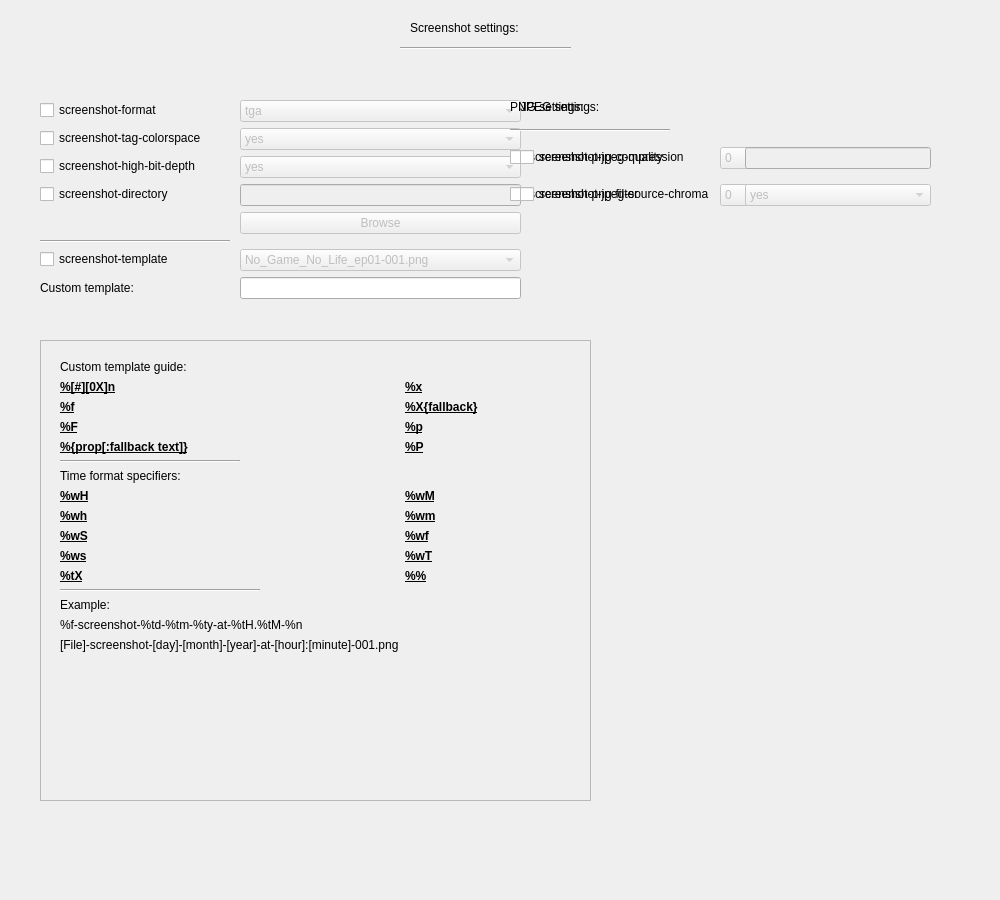
<?xml version="1.0" encoding="UTF-8"?>
<ui version="4.0">
 <class>tabScreenshot</class>
 <widget class="QWidget" name="tabScreenshot">
  <property name="geometry">
   <rect>
    <x>0</x>
    <y>0</y>
    <width>1000</width>
    <height>900</height>
   </rect>
  </property>
  <property name="windowTitle">
   <string>Form</string>
  </property>
  <widget class="QLabel" name="label_screenshot_settings">
   <property name="geometry">
    <rect>
     <x>410</x>
     <y>20</y>
     <width>131</width>
     <height>16</height>
    </rect>
   </property>
   <property name="text">
    <string>Screenshot settings:</string>
   </property>
  </widget>
  <widget class="Line" name="line">
   <property name="geometry">
    <rect>
     <x>400</x>
     <y>40</y>
     <width>171</width>
     <height>16</height>
    </rect>
   </property>
   <property name="orientation">
    <enum>Qt::Horizontal</enum>
   </property>
  </widget>
  <widget class="QWidget" name="formLayoutWidget">
   <property name="geometry">
    <rect>
     <x>40</x>
     <y>90</y>
     <width>481</width>
     <height>241</height>
    </rect>
   </property>
   <layout class="QFormLayout" name="general_screenshot_settings">
    <property name="labelAlignment">
     <set>Qt::AlignLeading|Qt::AlignLeft|Qt::AlignVCenter</set>
    </property>
    <property name="horizontalSpacing">
     <number>10</number>
    </property>
    <property name="verticalSpacing">
     <number>-1</number>
    </property>
    <property name="topMargin">
     <number>10</number>
    </property>
    <item row="0" column="0">
     <widget class="QCheckBox" name="box_screenshot_format">
      <property name="text">
       <string>screenshot-format</string>
      </property>
     </widget>
    </item>
    <item row="0" column="1">
     <widget class="QComboBox" name="comboBox_screenshot_format">
      <property name="enabled">
       <bool>false</bool>
      </property>
      <item>
       <property name="text">
        <string>tga</string>
       </property>
      </item>
      <item>
       <property name="text">
        <string>png</string>
       </property>
      </item>
      <item>
       <property name="text">
        <string>ppm</string>
       </property>
      </item>
      <item>
       <property name="text">
        <string>pgm</string>
       </property>
      </item>
      <item>
       <property name="text">
        <string>pgmyuv</string>
       </property>
      </item>
      <item>
       <property name="text">
        <string>jpg</string>
       </property>
      </item>
     </widget>
    </item>
    <item row="1" column="0">
     <widget class="QCheckBox" name="box_screenshot_tag_colorspace">
      <property name="text">
       <string>screenshot-tag-colorspace</string>
      </property>
     </widget>
    </item>
    <item row="1" column="1">
     <widget class="QComboBox" name="comboBox_screenshot_tag_colorspace">
      <property name="enabled">
       <bool>false</bool>
      </property>
      <item>
       <property name="text">
        <string>yes</string>
       </property>
      </item>
      <item>
       <property name="text">
        <string>no</string>
       </property>
      </item>
     </widget>
    </item>
    <item row="2" column="0">
     <widget class="QCheckBox" name="box_screenshot_high_bit_depth">
      <property name="text">
       <string>screenshot-high-bit-depth</string>
      </property>
     </widget>
    </item>
    <item row="2" column="1">
     <widget class="QComboBox" name="comboBox_screenshot_high_bit_depth">
      <property name="enabled">
       <bool>false</bool>
      </property>
      <item>
       <property name="text">
        <string>yes</string>
       </property>
      </item>
      <item>
       <property name="text">
        <string>no</string>
       </property>
      </item>
     </widget>
    </item>
    <item row="3" column="0">
     <widget class="QCheckBox" name="box_screenshot_directory">
      <property name="text">
       <string>screenshot-directory</string>
      </property>
     </widget>
    </item>
    <item row="3" column="1">
     <widget class="QLineEdit" name="valuebox_screenshot_directory">
      <property name="enabled">
       <bool>false</bool>
      </property>
     </widget>
    </item>
    <item row="4" column="1">
     <widget class="QPushButton" name="browse_button">
      <property name="enabled">
       <bool>false</bool>
      </property>
      <property name="text">
       <string>Browse</string>
      </property>
     </widget>
    </item>
    <item row="5" column="0">
     <widget class="Line" name="line_2">
      <property name="windowModality">
       <enum>Qt::NonModal</enum>
      </property>
      <property name="sizePolicy">
       <sizepolicy hsizetype="Minimum" vsizetype="Fixed">
        <horstretch>10</horstretch>
        <verstretch>0</verstretch>
       </sizepolicy>
      </property>
      <property name="minimumSize">
       <size>
        <width>190</width>
        <height>0</height>
       </size>
      </property>
      <property name="orientation">
       <enum>Qt::Horizontal</enum>
      </property>
     </widget>
    </item>
    <item row="6" column="0">
     <widget class="QCheckBox" name="box_screenshot_template">
      <property name="text">
       <string>screenshot-template</string>
      </property>
     </widget>
    </item>
    <item row="6" column="1">
     <widget class="QComboBox" name="combobox_screenshot_template">
      <property name="enabled">
       <bool>false</bool>
      </property>
      <property name="minimumSize">
       <size>
        <width>280</width>
        <height>0</height>
       </size>
      </property>
      <item>
       <property name="text">
        <string>No_Game_No_Life_ep01-001.png</string>
       </property>
      </item>
      <item>
       <property name="text">
        <string>No_Game_No_Life_ep01-31-12-15-001.png</string>
       </property>
      </item>
      <item>
       <property name="text">
        <string>No_Game_No_Life_ep01-12-31-15-001.png</string>
       </property>
      </item>
      <item>
       <property name="text">
        <string>No_Game_No_Life_ep01-31-12-15-at-02:25-001.png</string>
       </property>
      </item>
      <item>
       <property name="text">
        <string>No_Game_No_Life_ep01-12-31-15-at-02:25-001.png</string>
       </property>
      </item>
      <item>
       <property name="text">
        <string>No_Game_No_Life_ep01-screenshot-001.png</string>
       </property>
      </item>
      <item>
       <property name="text">
        <string>No_Game_No_Life_ep01-screenshot-31-12-15-001.png</string>
       </property>
      </item>
      <item>
       <property name="text">
        <string>No_Game_No_Life_ep01-screenshot-12-31-15-001.png</string>
       </property>
      </item>
      <item>
       <property name="text">
        <string>No_Game_No_Life_ep01-screenshot-31-12-15-at-02:25-001.png</string>
       </property>
      </item>
      <item>
       <property name="text">
        <string>No_Game_No_Life_ep01-screenshot-12-31-15-at-02:25-001.png</string>
       </property>
      </item>
      <item>
       <property name="text">
        <string>mpv-screenshot-31-12-15-at-02:25-001.png</string>
       </property>
      </item>
      <item>
       <property name="text">
        <string>mpv-screenshot-12-31-15-at-02:25-001.png</string>
       </property>
      </item>
      <item>
       <property name="text">
        <string>mpv-screenshot-31-12-15-001.png</string>
       </property>
      </item>
      <item>
       <property name="text">
        <string>mpv-screenshot-12-31-15-001.png</string>
       </property>
      </item>
      <item>
       <property name="text">
        <string>mpv-screenshot-001.png</string>
       </property>
      </item>
      <item>
       <property name="text">
        <string>Custom</string>
       </property>
      </item>
     </widget>
    </item>
    <item row="7" column="1">
     <widget class="QLineEdit" name="valuebox_custom_template">
      <property name="enabled">
       <bool>true</bool>
      </property>
      <property name="minimumSize">
       <size>
        <width>270</width>
        <height>0</height>
       </size>
      </property>
     </widget>
    </item>
    <item row="7" column="0">
     <widget class="QLabel" name="label_custom_template">
      <property name="text">
       <string>Custom template:</string>
      </property>
     </widget>
    </item>
   </layout>
  </widget>
  <widget class="QFrame" name="frame">
   <property name="geometry">
    <rect>
     <x>40</x>
     <y>340</y>
     <width>551</width>
     <height>461</height>
    </rect>
   </property>
   <property name="frameShape">
    <enum>QFrame::StyledPanel</enum>
   </property>
   <property name="frameShadow">
    <enum>QFrame::Raised</enum>
   </property>
   <widget class="QWidget" name="formLayoutWidget_3">
    <property name="geometry">
     <rect>
      <x>20</x>
      <y>20</y>
      <width>511</width>
      <height>421</height>
     </rect>
    </property>
    <layout class="QFormLayout" name="template_guide_form">
     <property name="labelAlignment">
      <set>Qt::AlignLeading|Qt::AlignLeft|Qt::AlignVCenter</set>
     </property>
     <property name="formAlignment">
      <set>Qt::AlignHCenter|Qt::AlignTop</set>
     </property>
     <property name="topMargin">
      <number>0</number>
     </property>
     <item row="2" column="0">
      <widget class="QLabel" name="label_template_guide">
       <property name="text">
        <string>Custom template guide: </string>
       </property>
      </widget>
     </item>
     <item row="3" column="0">
      <widget class="QLabel" name="tempguide_sequence_number">
       <property name="font">
        <font>
         <weight>75</weight>
         <bold>true</bold>
         <underline>true</underline>
        </font>
       </property>
       <property name="toolTip">
        <string>&lt;html&gt;&lt;head/&gt;&lt;body&gt;&lt;p&gt;A sequence number, padded with zeros to length X (default: 04). E.g. passing the format %04n will yield 0012 on the 12th screenshot. The number is incremented every time a screenshot is taken or if the file already exists.&lt;/p&gt;&lt;p&gt;The length X must be in the range 0-9. With the optional # sign, mpv will use the lowest available number. For example, if you take three screenshots--0001, 0002, 0003--and delete the first two, the next two screenshots will not be 0004 and 0005, but 0001 and 0002 again.&lt;/p&gt;&lt;/body&gt;&lt;/html&gt;</string>
       </property>
       <property name="text">
        <string>%[#][0X]n</string>
       </property>
      </widget>
     </item>
     <item row="3" column="1">
      <widget class="QLabel" name="tempguide_directory_path">
       <property name="font">
        <font>
         <weight>75</weight>
         <bold>true</bold>
         <underline>true</underline>
        </font>
       </property>
       <property name="toolTip">
        <string>Directory path of the currently played video. If the video is not on the filesystem (but e.g. http://), this expand to an empty string.</string>
       </property>
       <property name="text">
        <string>%x</string>
       </property>
      </widget>
     </item>
     <item row="4" column="0">
      <widget class="QLabel" name="tempguide_filename">
       <property name="font">
        <font>
         <weight>75</weight>
         <bold>true</bold>
         <underline>true</underline>
        </font>
       </property>
       <property name="toolTip">
        <string>Filename of the currently played video.</string>
       </property>
       <property name="text">
        <string>%f</string>
       </property>
      </widget>
     </item>
     <item row="4" column="1">
      <widget class="QLabel" name="tempguide_directory_path_fallback">
       <property name="font">
        <font>
         <weight>75</weight>
         <bold>true</bold>
         <underline>true</underline>
        </font>
       </property>
       <property name="toolTip">
        <string>Same as %x, but if the video file is not on the filesystem, return the fallback string inside the {...}.</string>
       </property>
       <property name="text">
        <string>%X{fallback}</string>
       </property>
      </widget>
     </item>
     <item row="5" column="0">
      <widget class="QLabel" name="tempguide_filename_stripped">
       <property name="font">
        <font>
         <weight>75</weight>
         <bold>true</bold>
         <underline>true</underline>
        </font>
       </property>
       <property name="toolTip">
        <string>Same as %f, but strip the file extension, including the dot.</string>
       </property>
       <property name="text">
        <string>%F</string>
       </property>
      </widget>
     </item>
     <item row="5" column="1">
      <widget class="QLabel" name="tempguide_playback_time">
       <property name="font">
        <font>
         <weight>75</weight>
         <bold>true</bold>
         <underline>true</underline>
         <strikeout>false</strikeout>
        </font>
       </property>
       <property name="toolTip">
        <string>Current playback time, in the same format as used in the OSD. The result is a string of the form &quot;HH:MM:SS&quot;. For example, if the video is at the time position 5 minutes and 34 seconds, %p will be replaced with &quot;00:05:34&quot;.</string>
       </property>
       <property name="text">
        <string>%p</string>
       </property>
      </widget>
     </item>
     <item row="6" column="0">
      <widget class="QLabel" name="tempguide_fallback_prop">
       <property name="font">
        <font>
         <weight>75</weight>
         <bold>true</bold>
         <underline>true</underline>
        </font>
       </property>
       <property name="toolTip">
        <string>&lt;html&gt;&lt;head/&gt;&lt;body&gt;&lt;p&gt;Insert the value of the slave property 'prop'. E.g. %{filename} is the same as %f. If the property does not exist or is not available, an error text is inserted, unless a fallback is specified.&lt;/p&gt;&lt;/body&gt;&lt;/html&gt;</string>
       </property>
       <property name="text">
        <string>%{prop[:fallback text]}</string>
       </property>
      </widget>
     </item>
     <item row="6" column="1">
      <widget class="QLabel" name="tempguide_local_date_time_extended">
       <property name="font">
        <font>
         <weight>75</weight>
         <bold>true</bold>
         <underline>true</underline>
        </font>
       </property>
       <property name="toolTip">
        <string notr="true">&lt;html&gt;&lt;head/&gt;&lt;body&gt;&lt;p&gt;Similar to %p, but extended with the playback time in milliseconds. It is formatted as &amp;quot;HH:MM:SS.mmm&amp;quot;, with &amp;quot;mmm&amp;quot; being the millisecond part of the playback time.&lt;/p&gt;&lt;p&gt;&lt;br/&gt;&lt;/p&gt;&lt;/body&gt;&lt;/html&gt;</string>
       </property>
       <property name="text">
        <string>%P</string>
       </property>
      </widget>
     </item>
     <item row="7" column="0">
      <widget class="Line" name="line_3">
       <property name="minimumSize">
        <size>
         <width>180</width>
         <height>0</height>
        </size>
       </property>
       <property name="orientation">
        <enum>Qt::Horizontal</enum>
       </property>
      </widget>
     </item>
     <item row="8" column="0">
      <widget class="QLabel" name="label_time_format_specifiers">
       <property name="text">
        <string>Time format specifiers:</string>
       </property>
      </widget>
     </item>
     <item row="9" column="0">
      <widget class="QLabel" name="tempguide_specify_hour">
       <property name="font">
        <font>
         <weight>75</weight>
         <bold>true</bold>
         <underline>true</underline>
        </font>
       </property>
       <property name="toolTip">
        <string>hour (padded with 0 to two digits)</string>
       </property>
       <property name="text">
        <string>%wH</string>
       </property>
      </widget>
     </item>
     <item row="9" column="1">
      <widget class="QLabel" name="tempguide_specify_minute">
       <property name="font">
        <font>
         <weight>75</weight>
         <bold>true</bold>
         <underline>true</underline>
        </font>
       </property>
       <property name="toolTip">
        <string>minutes (00-59)</string>
       </property>
       <property name="text">
        <string>%wM</string>
       </property>
      </widget>
     </item>
     <item row="10" column="0">
      <widget class="QLabel" name="tempguide_specify_hour_no_padding">
       <property name="font">
        <font>
         <weight>75</weight>
         <bold>true</bold>
         <underline>true</underline>
        </font>
       </property>
       <property name="toolTip">
        <string>hour (not padded)</string>
       </property>
       <property name="text">
        <string>%wh</string>
       </property>
      </widget>
     </item>
     <item row="10" column="1">
      <widget class="QLabel" name="tempguide_specify_minute_total">
       <property name="font">
        <font>
         <weight>75</weight>
         <bold>true</bold>
         <underline>true</underline>
        </font>
       </property>
       <property name="toolTip">
        <string>total minutes (includes hours, unlike %wM)</string>
       </property>
       <property name="text">
        <string>%wm</string>
       </property>
      </widget>
     </item>
     <item row="11" column="0">
      <widget class="QLabel" name="tempguide_specify_seconds">
       <property name="font">
        <font>
         <weight>75</weight>
         <bold>true</bold>
         <underline>true</underline>
        </font>
       </property>
       <property name="toolTip">
        <string>seconds (00-59)</string>
       </property>
       <property name="text">
        <string>%wS</string>
       </property>
      </widget>
     </item>
     <item row="11" column="1">
      <widget class="QLabel" name="tempguide_specify_seconds_float">
       <property name="font">
        <font>
         <weight>75</weight>
         <bold>true</bold>
         <underline>true</underline>
        </font>
       </property>
       <property name="toolTip">
        <string>like %ws, but as float</string>
       </property>
       <property name="text">
        <string>%wf</string>
       </property>
      </widget>
     </item>
     <item row="12" column="0">
      <widget class="QLabel" name="tempguide_specify_seconds_total">
       <property name="font">
        <font>
         <weight>75</weight>
         <bold>true</bold>
         <underline>true</underline>
        </font>
       </property>
       <property name="toolTip">
        <string>total seconds (includes hours and minutes)</string>
       </property>
       <property name="text">
        <string>%ws</string>
       </property>
      </widget>
     </item>
     <item row="12" column="1">
      <widget class="QLabel" name="tempguide_specify_milliseconds">
       <property name="font">
        <font>
         <weight>75</weight>
         <bold>true</bold>
         <underline>true</underline>
        </font>
       </property>
       <property name="toolTip">
        <string>milliseconds (000-999)</string>
       </property>
       <property name="text">
        <string>%wT</string>
       </property>
      </widget>
     </item>
     <item row="13" column="0">
      <widget class="QLabel" name="tempguide_local_date_time_format">
       <property name="font">
        <font>
         <weight>75</weight>
         <bold>true</bold>
         <underline>true</underline>
        </font>
       </property>
       <property name="toolTip">
        <string>&lt;html&gt;&lt;head/&gt;&lt;body&gt;&lt;p&gt;Specify the current local date/time using the format X. This format specifier uses the UNIX strftime() function internally, and inserts the result of passing &amp;quot;%X&amp;quot; to strftime. &lt;/p&gt;&lt;p&gt;For example, %tm will insert the number of the current month as number. You have to use multiple %tX specifiers to build a full date/time string.&lt;/p&gt;&lt;/body&gt;&lt;/html&gt;</string>
       </property>
       <property name="text">
        <string>%tX</string>
       </property>
      </widget>
     </item>
     <item row="13" column="1">
      <widget class="QLabel" name="tempguide_percent_percent">
       <property name="font">
        <font>
         <weight>75</weight>
         <bold>true</bold>
         <underline>true</underline>
        </font>
       </property>
       <property name="toolTip">
        <string>&lt;html&gt;&lt;head/&gt;&lt;body&gt;&lt;p&gt;Replaced with the % character itself.&lt;/p&gt;&lt;/body&gt;&lt;/html&gt;</string>
       </property>
       <property name="text">
        <string>%%</string>
       </property>
      </widget>
     </item>
     <item row="15" column="0">
      <widget class="QLabel" name="label_guide_example">
       <property name="text">
        <string>Example:</string>
       </property>
      </widget>
     </item>
     <item row="17" column="0">
      <widget class="QLabel" name="tempguide_example2_format">
       <property name="text">
        <string>%f-screenshot-%td-%tm-%ty-at-%tH.%tM-%n</string>
       </property>
      </widget>
     </item>
     <item row="18" column="0">
      <widget class="QLabel" name="tempguide_example2_converted">
       <property name="text">
        <string>[File]-screenshot-[day]-[month]-[year]-at-[hour]:[minute]-001.png</string>
       </property>
      </widget>
     </item>
     <item row="14" column="0">
      <widget class="Line" name="line_6">
       <property name="minimumSize">
        <size>
         <width>200</width>
         <height>0</height>
        </size>
       </property>
       <property name="orientation">
        <enum>Qt::Horizontal</enum>
       </property>
      </widget>
     </item>
    </layout>
   </widget>
  </widget>
  <widget class="QWidget" name="widget_png_settings" native="true">
   <property name="geometry">
    <rect>
     <x>490</x>
     <y>70</y>
     <width>460</width>
     <height>150</height>
    </rect>
   </property>
   <widget class="QWidget" name="formLayoutWidget_4">
    <property name="geometry">
     <rect>
      <x>20</x>
      <y>20</y>
      <width>411</width>
      <height>138</height>
     </rect>
    </property>
    <layout class="QFormLayout" name="formLayout_3">
     <property name="labelAlignment">
      <set>Qt::AlignLeading|Qt::AlignLeft|Qt::AlignVCenter</set>
     </property>
     <property name="horizontalSpacing">
      <number>30</number>
     </property>
     <property name="verticalSpacing">
      <number>15</number>
     </property>
     <property name="topMargin">
      <number>10</number>
     </property>
     <item row="2" column="0">
      <widget class="QCheckBox" name="box_screenshot_png_compression">
       <property name="text">
        <string>screenshot-png-compression</string>
       </property>
      </widget>
     </item>
     <item row="3" column="0">
      <widget class="QCheckBox" name="box_screenshot_png_filter">
       <property name="text">
        <string>screenshot-png-filter</string>
       </property>
      </widget>
     </item>
     <item row="3" column="1">
      <widget class="QComboBox" name="comboBox_png_filter">
       <property name="enabled">
        <bool>false</bool>
       </property>
       <item>
        <property name="text">
         <string>0</string>
        </property>
       </item>
       <item>
        <property name="text">
         <string>1</string>
        </property>
       </item>
       <item>
        <property name="text">
         <string>2</string>
        </property>
       </item>
       <item>
        <property name="text">
         <string>3</string>
        </property>
       </item>
       <item>
        <property name="text">
         <string>4</string>
        </property>
       </item>
       <item>
        <property name="text">
         <string>5</string>
        </property>
       </item>
      </widget>
     </item>
     <item row="2" column="1">
      <widget class="QComboBox" name="comboBox_png_compression">
       <property name="enabled">
        <bool>false</bool>
       </property>
       <item>
        <property name="text">
         <string>0</string>
        </property>
       </item>
       <item>
        <property name="text">
         <string>1</string>
        </property>
       </item>
       <item>
        <property name="text">
         <string>2</string>
        </property>
       </item>
       <item>
        <property name="text">
         <string>3</string>
        </property>
       </item>
       <item>
        <property name="text">
         <string>4</string>
        </property>
       </item>
       <item>
        <property name="text">
         <string>5</string>
        </property>
       </item>
       <item>
        <property name="text">
         <string>6</string>
        </property>
       </item>
       <item>
        <property name="text">
         <string>7</string>
        </property>
       </item>
       <item>
        <property name="text">
         <string>8</string>
        </property>
       </item>
       <item>
        <property name="text">
         <string>9</string>
        </property>
       </item>
      </widget>
     </item>
     <item row="0" column="0">
      <widget class="QLabel" name="label_png_settings">
       <property name="text">
        <string>PNG settings:</string>
       </property>
      </widget>
     </item>
     <item row="1" column="0">
      <widget class="Line" name="line_4">
       <property name="minimumSize">
        <size>
         <width>150</width>
         <height>0</height>
        </size>
       </property>
       <property name="orientation">
        <enum>Qt::Horizontal</enum>
       </property>
      </widget>
     </item>
    </layout>
   </widget>
  </widget>
  <widget class="QWidget" name="widget_jpeg_settings" native="true">
   <property name="geometry">
    <rect>
     <x>490</x>
     <y>70</y>
     <width>460</width>
     <height>150</height>
    </rect>
   </property>
   <widget class="QWidget" name="formLayoutWidget_2">
    <property name="geometry">
     <rect>
      <x>30</x>
      <y>20</y>
      <width>411</width>
      <height>142</height>
     </rect>
    </property>
    <layout class="QFormLayout" name="formLayout_2">
     <property name="labelAlignment">
      <set>Qt::AlignLeading|Qt::AlignLeft|Qt::AlignVCenter</set>
     </property>
     <property name="horizontalSpacing">
      <number>30</number>
     </property>
     <property name="verticalSpacing">
      <number>15</number>
     </property>
     <property name="topMargin">
      <number>10</number>
     </property>
     <item row="2" column="0">
      <widget class="QCheckBox" name="box_screenshot_jpeg_quality">
       <property name="text">
        <string>screenshot-jpeg-quality</string>
       </property>
      </widget>
     </item>
     <item row="2" column="1">
      <widget class="QLineEdit" name="valuebox_screenshot_jpeg_quality">
       <property name="enabled">
        <bool>false</bool>
       </property>
      </widget>
     </item>
     <item row="3" column="0">
      <widget class="QCheckBox" name="box_screenshot_jpeg_source_chroma">
       <property name="text">
        <string>screenshot-jpeg-source-chroma</string>
       </property>
      </widget>
     </item>
     <item row="3" column="1">
      <widget class="QComboBox" name="comboBox_jpeg_source_chroma">
       <property name="enabled">
        <bool>false</bool>
       </property>
       <item>
        <property name="text">
         <string>yes</string>
        </property>
       </item>
       <item>
        <property name="text">
         <string>no</string>
        </property>
       </item>
      </widget>
     </item>
     <item row="1" column="0">
      <widget class="Line" name="line_5">
       <property name="minimumSize">
        <size>
         <width>150</width>
         <height>0</height>
        </size>
       </property>
       <property name="orientation">
        <enum>Qt::Horizontal</enum>
       </property>
      </widget>
     </item>
     <item row="0" column="0">
      <widget class="QLabel" name="label_jpeg_settings">
       <property name="text">
        <string notr="true">JPEG settings:</string>
       </property>
      </widget>
     </item>
    </layout>
   </widget>
  </widget>
 </widget>
 <resources/>
 <connections>
  <connection>
   <sender>box_screenshot_directory</sender>
   <signal>toggled(bool)</signal>
   <receiver>browse_button</receiver>
   <slot>setEnabled(bool)</slot>
   <hints>
    <hint type="sourcelabel">
     <x>115</x>
     <y>211</y>
    </hint>
    <hint type="destinationlabel">
     <x>299</x>
     <y>252</y>
    </hint>
   </hints>
  </connection>
  <connection>
   <sender>box_screenshot_directory</sender>
   <signal>toggled(bool)</signal>
   <receiver>box_screenshot_template</receiver>
   <slot>setChecked(bool)</slot>
   <hints>
    <hint type="sourcelabel">
     <x>115</x>
     <y>211</y>
    </hint>
    <hint type="destinationlabel">
     <x>114</x>
     <y>298</y>
    </hint>
   </hints>
  </connection>
  <connection>
   <sender>box_screenshot_template</sender>
   <signal>toggled(bool)</signal>
   <receiver>box_screenshot_directory</receiver>
   <slot>setChecked(bool)</slot>
   <hints>
    <hint type="sourcelabel">
     <x>114</x>
     <y>298</y>
    </hint>
    <hint type="destinationlabel">
     <x>115</x>
     <y>211</y>
    </hint>
   </hints>
  </connection>
 </connections>
</ui>
